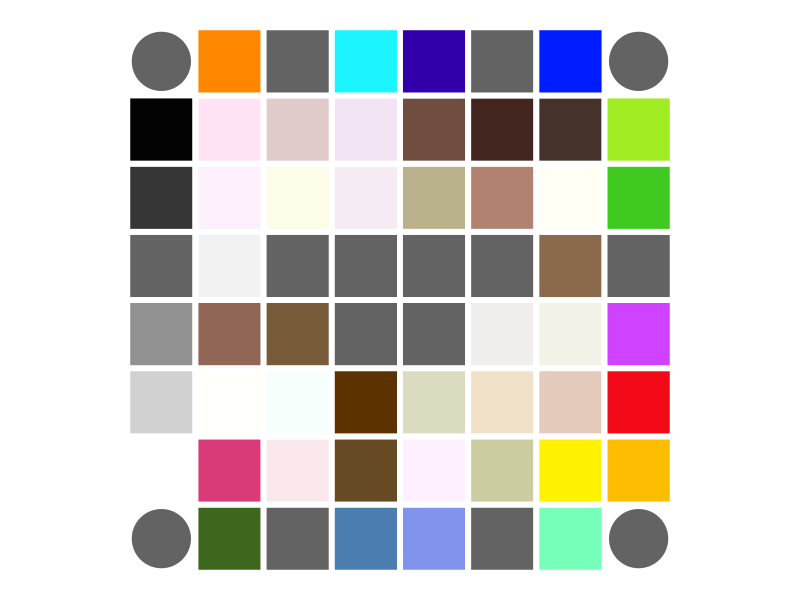
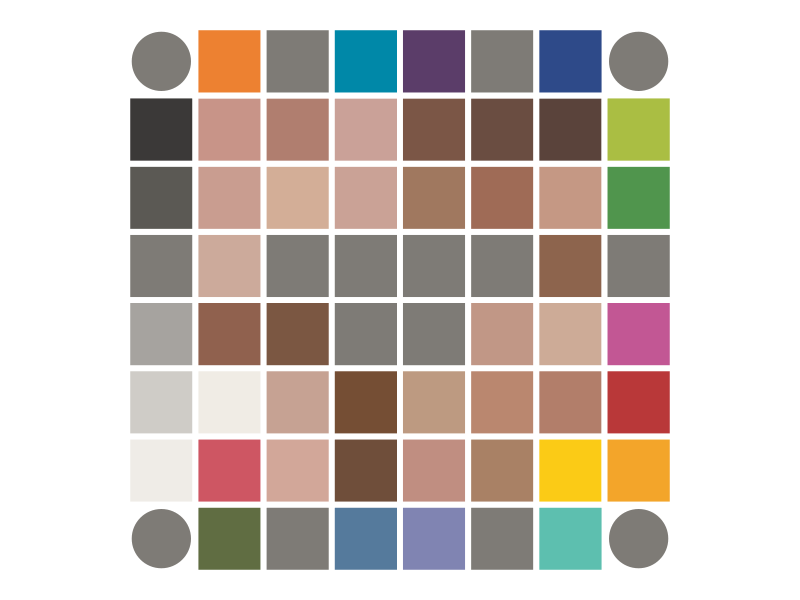

These charts were generated, in order, by the following R code:
library(dplyr)
library(ggplot2)
library(colorspace)
library(grDevices)
library(tidyr)

lab_colors <- read.csv2("data/LabMeasurements-Color-Card.csv")
# every observation is one color card
# 13 big color sheets that means ROW 1 COL 1 in idx 1 = first color card of first color sheet  
# ROW 2 COL 1 in idx 14 = second color card of first color sheet and so on
lab_colors$Sheet <- rep(1:13) # for better usage give color sheet idx

master_colors <- read.csv2("data/MasterColorCard.csv")
master_colors <- master_colors %>%
  rename(
    C = p1,
    M = p2,
    Y = p3,
    K = p4,
    S = p5
  )

cmyk_to_rgb <- function(c, m, y, k) {
  c <- c / 100
  m <- m / 100
  y <- y / 100
  k <- k / 100
  
  r <- (1 - c) * (1 - k)
  g <- (1 - m) * (1 - k)
  b <- (1 - y) * (1 - k)
  
  rgb(r, g, b)
}

lab_to_rgb <- function(l, a, b) {
  # clips sRGB and uses D65 white point
  rgb(convertColor(c(l, a, b), from = "Lab", to = "sRGB"))
}

display_color_card <- function(df, row_name = "Row", col_name = "Col", color_space = NaN, space_between = 1) {
  if (!all(c(row_name, col_name) %in% colnames(df))) {
    stop("Dataframe must contain " + row_name + " and " + col_name + " columns")
  }
  
  if(color_space != "Lab" && all(c("C", "M", "Y", "K") %in% colnames(df))) {
    df$Color <- mapply(cmyk_to_rgb, df$C, df$M, df$Y, df$K)
  } else if (color_space != "CYMK" && all(c("L", "a", "b") %in% colnames(df))) {
    df$Color <- mapply(lab_to_rgb, df$L, df$a, df$b)
  } else {
    stop("Dataframe must contain either 'C', 'M', 'Y', 'K' columns or 'L', 'a', 'b' columns")
  }
  
  max_row <- max(df[[row_name]])
  max_col <- max(df[[col_name]])
  corners <- df %>%
    filter((.[[row_name]] == 1 & .[[col_name]] == 1) |
             (.[[row_name]] == 1 & .[[col_name]] == max_col) |
             (.[[row_name]] == max_row & .[[col_name]] == 1) |
             (.[[row_name]] == max_row & .[[col_name]] == max_col))
  df_no_corners <- anti_join(df, corners, by = c(row_name, col_name))
  
  ggplot() +
    geom_tile(data = df_no_corners, aes_string(x = col_name, y = row_name, fill = "Color"), color = "white", size = space_between) +
    geom_point(data = corners, aes_string(x = col_name, y = row_name, fill = "Color"), shape = 21, color = "white", size = 20) +
    scale_fill_identity() +
    theme_void() +
    coord_fixed()
}

display_color_card(master_colors, "Crow", "Ccol", "CMYK", 2)
display_color_card(master_colors, "Crow", "Ccol", "Lab", 2)
# color sheet display function 
# how does the column S in master influence CMYK values

